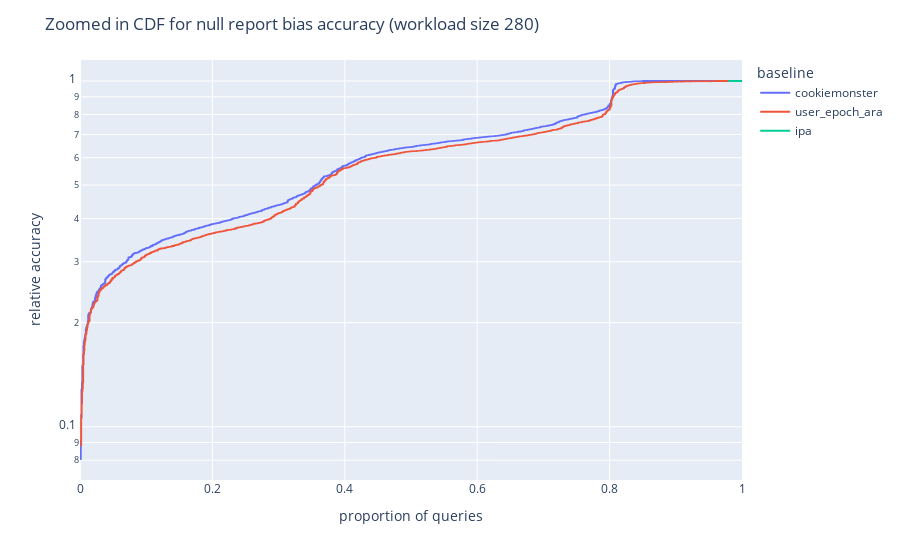
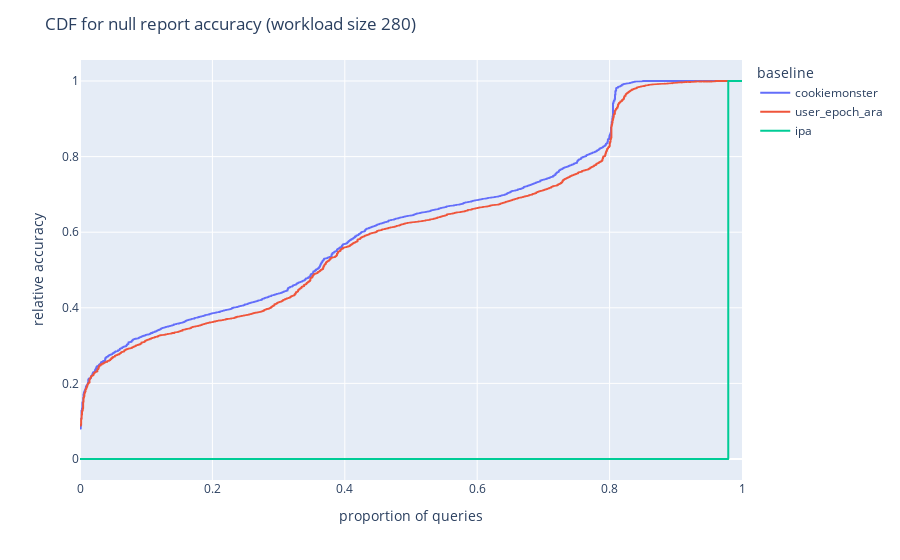

Notebook code cell kept with these figures, in order:
### Code cell
for log_y in [True, False]:
    title = (
        f"Zoomed in CDF for null report bias accuracy (workload size {workload_size})"
        if log_y else
        f"CDF for null report accuracy (workload size {workload_size})"
    )
    filename = (
        f"cdf_zoomed_null_report_bias_relative_accuracy_ws_{workload_size}"
        if log_y else
        f"cdf_null_report_bias_relative_accuracy_ws_{workload_size}"
    )
    figcdf = px.ecdf(
        p.loc[(p.requested_workload_size == workload_size) & (p.e2e_bias_accuracy >= 0)],
        y="null_report_bias_accuracy",
        orientation='h',
        color="baseline",
        log_y=log_y,
        
    )
    figcdf.update_layout(
        title=title,
        xaxis_title="proportion of queries",
        yaxis_title="relative accuracy"
    )
    figcdf.show()
    figcdf.write_image(f"./large/{filename}.png")

### Figure 1 — Plotly figure (JSON) as saved in the notebook; plotly's stock layout.template omitted (floating-point values rounded to 4 significant figures; data arrays with more than 128 entries replaced by an {"elided": "..."} marker saying what was removed)
{"data": [{"hovertemplate": "baseline=cookiemonster<br>probability=%{x}<br>null_report_bias_accuracy=%{y}<extra></extra>", "legendgroup": "cookiemonster", "line": {"dash": "solid", "shape": "hv"}, "marker": {"color": "#636efa", "symbol": "circle"}, "mode": "lines", "name": "cookiemonster", "showlegend": true, "type": "scattergl", "x": {"elided": "1678 float values"}, "xaxis": "x", "y": {"elided": "1678 float values"}, "yaxis": "y"}, {"hovertemplate": "baseline=user_epoch_ara<br>probability=%{x}<br>null_report_bias_accuracy=%{y}<extra></extra>", "legendgroup": "user_epoch_ara", "line": {"dash": "solid", "shape": "hv"}, "marker": {"color": "#EF553B", "symbol": "circle"}, "mode": "lines", "name": "user_epoch_ara", "showlegend": true, "type": "scattergl", "x": {"elided": "1672 float values"}, "xaxis": "x", "y": {"elided": "1672 float values"}, "yaxis": "y"}, {"hovertemplate": "baseline=ipa<br>probability=%{x}<br>null_report_bias_accuracy=%{y}<extra></extra>", "legendgroup": "ipa", "line": {"dash": "solid", "shape": "hv"}, "marker": {"color": "#00cc96", "symbol": "circle"}, "mode": "lines", "name": "ipa", "showlegend": true, "type": "scattergl", "x": {"elided": "1680 float values"}, "xaxis": "x", "y": {"elided": "1680 int values"}, "yaxis": "y"}], "layout": {"legend": {"title": {"text": "baseline"}, "tracegroupgap": 0}, "margin": {"t": 60}, "title": {"text": "Zoomed in CDF for null report bias accuracy (workload size 280)"}, "xaxis": {"anchor": "y", "domain": [0, 1], "rangemode": "tozero", "title": {"text": "proportion of queries"}}, "yaxis": {"anchor": "x", "domain": [0, 1], "title": {"text": "relative accuracy"}, "type": "log"}}}

### Figure 2 — Plotly figure (JSON) as saved in the notebook; plotly's stock layout.template omitted (floating-point values rounded to 4 significant figures; data arrays with more than 128 entries replaced by an {"elided": "..."} marker saying what was removed)
{"data": [{"hovertemplate": "baseline=cookiemonster<br>probability=%{x}<br>null_report_bias_accuracy=%{y}<extra></extra>", "legendgroup": "cookiemonster", "line": {"dash": "solid", "shape": "hv"}, "marker": {"color": "#636efa", "symbol": "circle"}, "mode": "lines", "name": "cookiemonster", "showlegend": true, "type": "scattergl", "x": {"elided": "1678 float values"}, "xaxis": "x", "y": {"elided": "1678 float values"}, "yaxis": "y"}, {"hovertemplate": "baseline=user_epoch_ara<br>probability=%{x}<br>null_report_bias_accuracy=%{y}<extra></extra>", "legendgroup": "user_epoch_ara", "line": {"dash": "solid", "shape": "hv"}, "marker": {"color": "#EF553B", "symbol": "circle"}, "mode": "lines", "name": "user_epoch_ara", "showlegend": true, "type": "scattergl", "x": {"elided": "1672 float values"}, "xaxis": "x", "y": {"elided": "1672 float values"}, "yaxis": "y"}, {"hovertemplate": "baseline=ipa<br>probability=%{x}<br>null_report_bias_accuracy=%{y}<extra></extra>", "legendgroup": "ipa", "line": {"dash": "solid", "shape": "hv"}, "marker": {"color": "#00cc96", "symbol": "circle"}, "mode": "lines", "name": "ipa", "showlegend": true, "type": "scattergl", "x": {"elided": "1680 float values"}, "xaxis": "x", "y": {"elided": "1680 int values"}, "yaxis": "y"}], "layout": {"legend": {"title": {"text": "baseline"}, "tracegroupgap": 0}, "margin": {"t": 60}, "title": {"text": "CDF for null report accuracy (workload size 280)"}, "xaxis": {"anchor": "y", "domain": [0, 1], "rangemode": "tozero", "title": {"text": "proportion of queries"}}, "yaxis": {"anchor": "x", "domain": [0, 1], "title": {"text": "relative accuracy"}}}}
